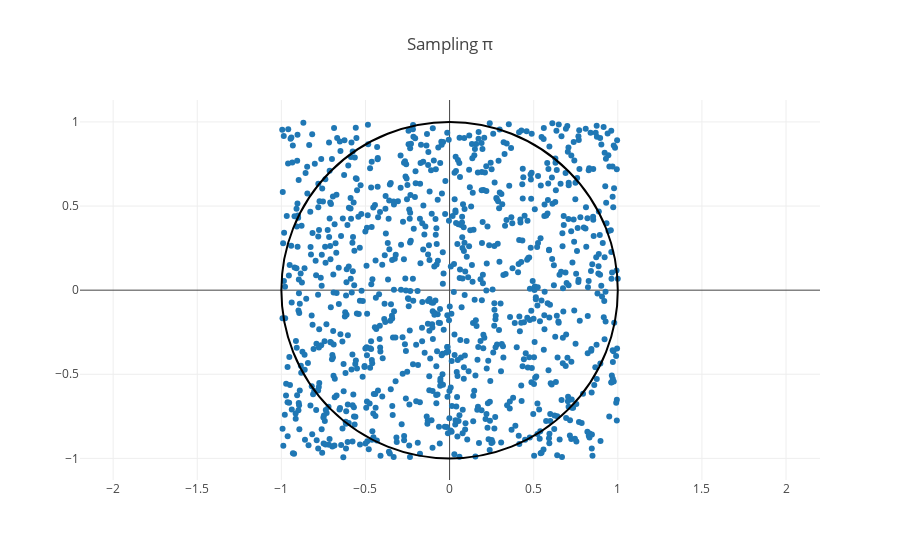

The code cell stored with this chart in its notebook:
### Markdown cell above
## Sampling π


### Basic properties

The probability is just the ratio between the area of the circle and that of the square, i.e:

$$\mathbb{P}[s_i = 4] = \frac{\mathcal{A}_{circle}}{\mathcal{A}_{square}}$$

  The mean and variance are easily determined:

$$
\begin{align*}
m &= \mathbb{E}[s_i] = \frac{\pi}{4} \cdot 4 + 0 = \pi \\
\Delta &= \mathbb{E}[s_i^2] - \mathbb{E}[s_i]^2 = 4 \cdot \pi - \pi^2 = \pi(4 - \pi)
\end{align*}
$$


### Estimators

The estimators $\hat{m}$ and $\hat{\Delta}$ are both unbiased. In fact:

$$
\begin{align*}
\mathbb{E}[\hat{m}] &= \frac{1}{N} \cdot N \cdot \mathbb{E}[s_i] = m \qquad \mathrm{\blacksquare}
\end{align*}
$$

$$
\begin{align*}
\mathbb{E}[\hat{\Delta}] &= \frac{1}{N-1} \sum_{i = 1}^{N} (\mathbb{E}[s_i^2] - \mathbb{E}[\hat{m}^2]) 
= \frac{N}{N-1} \{ \mathbb{E}[s_i^2] - \frac{1}{N}\mathbb{E}[s_i^2] - (N - 1)\mathbb{E}[s_i]^2 \} = (\mathbb{E}[s_i^2] - \mathbb{E}[s_i]^2) = \Delta \qquad \mathrm{\blacksquare}
\end{align*}
$$

### Code cell
# Sample in a square 
x, y = np.random.uniform(-1, 1, (2, 1000))

# Visualize the sampling
data = [Scatter(x=x, y=y, mode='markers')]
lyt = Layout(
    title="Sampling π",
    yaxis=dict(scaleanchor="x"),
    shapes=[{'type': 'circle', 'x0': -1, 'y0': -1, 'x1': 1, 'y1': 1}]
)
py.iplot(Figure(data=data, layout=lyt))

### Figure 1 — Plotly figure (JSON) as saved in the notebook; plotly's stock layout.template omitted (floating-point values rounded to 4 significant figures; data arrays with more than 128 entries replaced by an {"elided": "..."} marker saying what was removed)
{"data": [{"mode": "markers", "type": "scatter", "x": {"elided": "1000 float values"}, "y": {"elided": "1000 float values"}}], "layout": {"shapes": [{"type": "circle", "x0": -1, "x1": 1, "y0": -1, "y1": 1}], "title": "Sampling π", "yaxis": {"scaleanchor": "x"}}}
